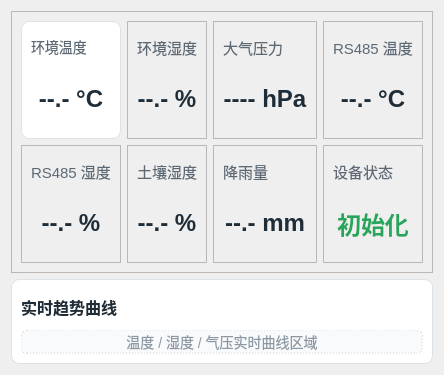
           <widget class="QWidget" name="realtimePage">
            <property name="styleSheet">
             <string notr="true">QWidget#realtimePage {
    background-color: rgb(242, 245, 247);
}</string>
            </property>
            <layout class="QVBoxLayout" name="verticalLayout_3">
             <item>
              <widget class="QFrame" name="sensorCardsFrame">
               <property name="styleSheet">
                <string notr="true">QFrame#sensorCardsFrame {
    background-color: transparent;
    border: none;
}

QFrame#sensorCardsFrame &gt; QFrame {
    background-color: white;
    border: 1px solid rgb(220, 227, 232);
    border-radius: 8px;
}

QFrame#sensorCardsFrame QLabel {
    background-color: transparent;
    border: none;
}</string>
               </property>
               <property name="frameShape">
                <enum>QFrame::Shape::StyledPanel</enum>
               </property>
               <property name="frameShadow">
                <enum>QFrame::Shadow::Raised</enum>
               </property>
               <layout class="QGridLayout" name="gridLayout">
                <item row="0" column="0">
                 <widget class="QFrame" name="bmeTemperatureCard">
                  <property name="styleSheet">
                   <string notr="true">QFrame#bmeTemperatureCard {
    background-color: white;
    border: 1px solid rgb(220, 227, 232);
    border-radius: 8px;
}

QLabel#bmeTemperatureTitleLabel {
    color: rgb(92, 105, 117);
    border: none;
    font-size: 14px;
}

QLabel#bmeTemperatureValueLabel {
    color: rgb(31, 45, 56);
    border: none;
    font-size: 24px;
    font-weight: 600;
}</string>
                  </property>
                  <property name="frameShape">
                   <enum>QFrame::Shape::StyledPanel</enum>
                  </property>
                  <property name="frameShadow">
                   <enum>QFrame::Shadow::Raised</enum>
                  </property>
                  <layout class="QVBoxLayout" name="verticalLayout_5">
                   <item>
                    <widget class="QLabel" name="bmeTemperatureTitleLabel">
                     <property name="minimumSize">
                      <size>
                       <width>0</width>
                       <height>32</height>
                      </size>
                     </property>
                     <property name="font">
                      <font>
                       <pointsize>-1</pointsize>
                      </font>
                     </property>
                     <property name="styleSheet">
                      <string notr="true">color: rgb(92, 105, 117);</string>
                     </property>
                     <property name="text">
                      <string>环境温度</string>
                     </property>
                    </widget>
                   </item>
                   <item>
                    <widget class="QLabel" name="bmeTemperatureValueLabel">
                     <property name="minimumSize">
                      <size>
                       <width>0</width>
                       <height>60</height>
                      </size>
                     </property>
                     <property name="font">
                      <font>
                       <pointsize>-1</pointsize>
                       <fontweight>DemiBold</fontweight>
                      </font>
                     </property>
                     <property name="styleSheet">
                      <string notr="true">color: rgb(31, 45, 56);</string>
                     </property>
                     <property name="text">
                      <string>--.- °C</string>
                     </property>
                     <property name="alignment">
                      <set>Qt::AlignmentFlag::AlignCenter</set>
                     </property>
                    </widget>
                   </item>
                  </layout>
                 </widget>
                </item>
                <item row="0" column="1">
                 <widget class="QFrame" name="bmeHumidityCard">
                  <property name="frameShape">
                   <enum>QFrame::Shape::StyledPanel</enum>
                  </property>
                  <property name="frameShadow">
                   <enum>QFrame::Shadow::Raised</enum>
                  </property>
                  <layout class="QVBoxLayout" name="verticalLayout_6">
                   <item>
                    <widget class="QLabel" name="bmeHumidityTitleLabel">
                     <property name="minimumSize">
                      <size>
                       <width>0</width>
                       <height>32</height>
                      </size>
                     </property>
                     <property name="font">
                      <font>
                       <pointsize>11</pointsize>
                      </font>
                     </property>
                     <property name="styleSheet">
                      <string notr="true">color: rgb(92, 105, 117);</string>
                     </property>
                     <property name="text">
                      <string>环境湿度</string>
                     </property>
                    </widget>
                   </item>
                   <item>
                    <widget class="QLabel" name="bmeHumidityValueLabel">
                     <property name="minimumSize">
                      <size>
                       <width>0</width>
                       <height>60</height>
                      </size>
                     </property>
                     <property name="font">
                      <font>
                       <pointsize>18</pointsize>
                       <bold>true</bold>
                      </font>
                     </property>
                     <property name="styleSheet">
                      <string notr="true">color: rgb(31, 45, 56);</string>
                     </property>
                     <property name="text">
                      <string>--.- %</string>
                     </property>
                     <property name="alignment">
                      <set>Qt::AlignmentFlag::AlignCenter</set>
                     </property>
                    </widget>
                   </item>
                  </layout>
                 </widget>
                </item>
                <item row="0" column="2">
                 <widget class="QFrame" name="pressureCard">
                  <property name="frameShape">
                   <enum>QFrame::Shape::StyledPanel</enum>
                  </property>
                  <property name="frameShadow">
                   <enum>QFrame::Shadow::Raised</enum>
                  </property>
                  <layout class="QVBoxLayout" name="verticalLayout_7">
                   <item>
                    <widget class="QLabel" name="pressureTitleLabel">
                     <property name="minimumSize">
                      <size>
                       <width>0</width>
                       <height>32</height>
                      </size>
                     </property>
                     <property name="font">
                      <font>
                       <pointsize>11</pointsize>
                      </font>
                     </property>
                     <property name="styleSheet">
                      <string notr="true">color: rgb(92, 105, 117);</string>
                     </property>
                     <property name="text">
                      <string>大气压力</string>
                     </property>
                    </widget>
                   </item>
                   <item>
                    <widget class="QLabel" name="pressureValueLabel">
                     <property name="minimumSize">
                      <size>
                       <width>0</width>
                       <height>60</height>
                      </size>
                     </property>
                     <property name="font">
                      <font>
                       <pointsize>18</pointsize>
                       <bold>true</bold>
                      </font>
                     </property>
                     <property name="styleSheet">
                      <string notr="true">color: rgb(31, 45, 56);</string>
                     </property>
                     <property name="text">
                      <string>---- hPa</string>
                     </property>
                     <property name="alignment">
                      <set>Qt::AlignmentFlag::AlignCenter</set>
                     </property>
                    </widget>
                   </item>
                  </layout>
                 </widget>
                </item>
                <item row="0" column="3">
                 <widget class="QFrame" name="rs485TemperatureCard">
                  <property name="frameShape">
                   <enum>QFrame::Shape::StyledPanel</enum>
                  </property>
                  <property name="frameShadow">
                   <enum>QFrame::Shadow::Raised</enum>
                  </property>
                  <layout class="QVBoxLayout" name="verticalLayout_11">
                   <item>
                    <widget class="QLabel" name="rs485TemperatureTitleLabel">
                     <property name="minimumSize">
                      <size>
                       <width>0</width>
                       <height>32</height>
                      </size>
                     </property>
                     <property name="font">
                      <font>
                       <pointsize>11</pointsize>
                      </font>
                     </property>
                     <property name="styleSheet">
                      <string notr="true">color: rgb(92, 105, 117);</string>
                     </property>
                     <property name="text">
                      <string>RS485 温度</string>
                     </property>
                    </widget>
                   </item>
                   <item>
                    <widget class="QLabel" name="rs485TemperatureValueLabel">
                     <property name="minimumSize">
                      <size>
                       <width>0</width>
                       <height>60</height>
                      </size>
                     </property>
                     <property name="font">
                      <font>
                       <pointsize>18</pointsize>
                       <bold>true</bold>
                      </font>
                     </property>
                     <property name="styleSheet">
                      <string notr="true">color: rgb(31, 45, 56);</string>
                     </property>
                     <property name="text">
                      <string>--.- °C</string>
                     </property>
                     <property name="alignment">
                      <set>Qt::AlignmentFlag::AlignCenter</set>
                     </property>
                    </widget>
                   </item>
                  </layout>
                 </widget>
                </item>
                <item row="1" column="0">
                 <widget class="QFrame" name="rs485HumidityCard">
                  <property name="frameShape">
                   <enum>QFrame::Shape::StyledPanel</enum>
                  </property>
                  <property name="frameShadow">
                   <enum>QFrame::Shadow::Raised</enum>
                  </property>
                  <layout class="QVBoxLayout" name="verticalLayout_10">
                   <item>
                    <widget class="QLabel" name="rs485HumidityTitleLabel">
                     <property name="minimumSize">
                      <size>
                       <width>0</width>
                       <height>32</height>
                      </size>
                     </property>
                     <property name="font">
                      <font>
                       <pointsize>11</pointsize>
                      </font>
                     </property>
                     <property name="styleSheet">
                      <string notr="true">color: rgb(92, 105, 117);</string>
                     </property>
                     <property name="text">
                      <string>RS485 湿度</string>
                     </property>
                    </widget>
                   </item>
                   <item>
                    <widget class="QLabel" name="rs485HumidityValueLabel">
                     <property name="minimumSize">
                      <size>
                       <width>0</width>
                       <height>60</height>
                      </size>
                     </property>
                     <property name="font">
                      <font>
                       <pointsize>18</pointsize>
                       <bold>true</bold>
                      </font>
                     </property>
                     <property name="styleSheet">
                      <string notr="true">color: rgb(31, 45, 56);</string>
                     </property>
                     <property name="text">
                      <string>--.- %</string>
                     </property>
                     <property name="alignment">
                      <set>Qt::AlignmentFlag::AlignCenter</set>
                     </property>
                    </widget>
                   </item>
                  </layout>
                 </widget>
                </item>
                <item row="1" column="1">
                 <widget class="QFrame" name="soilHumidityCard">
                  <property name="frameShape">
                   <enum>QFrame::Shape::StyledPanel</enum>
                  </property>
                  <property name="frameShadow">
                   <enum>QFrame::Shadow::Raised</enum>
                  </property>
                  <layout class="QVBoxLayout" name="verticalLayout_12">
                   <item>
                    <widget class="QLabel" name="soilHumidityTitleLabel">
                     <property name="minimumSize">
                      <size>
                       <width>0</width>
                       <height>32</height>
                      </size>
                     </property>
                     <property name="font">
                      <font>
                       <pointsize>11</pointsize>
                      </font>
                     </property>
                     <property name="styleSheet">
                      <string notr="true">color: rgb(92, 105, 117);</string>
                     </property>
                     <property name="text">
                      <string>土壤湿度</string>
                     </property>
                    </widget>
                   </item>
                   <item>
                    <widget class="QLabel" name="soilHumidityValueLabel">
                     <property name="minimumSize">
                      <size>
                       <width>0</width>
                       <height>60</height>
                      </size>
                     </property>
                     <property name="font">
                      <font>
                       <pointsize>18</pointsize>
                       <bold>true</bold>
                      </font>
                     </property>
                     <property name="styleSheet">
                      <string notr="true">color: rgb(31, 45, 56);</string>
                     </property>
                     <property name="text">
                      <string>--.- %</string>
                     </property>
                     <property name="alignment">
                      <set>Qt::AlignmentFlag::AlignCenter</set>
                     </property>
                    </widget>
                   </item>
                  </layout>
                 </widget>
                </item>
                <item row="1" column="2">
                 <widget class="QFrame" name="rainStatusCard">
                  <property name="frameShape">
                   <enum>QFrame::Shape::StyledPanel</enum>
                  </property>
                  <property name="frameShadow">
                   <enum>QFrame::Shadow::Raised</enum>
                  </property>
                  <layout class="QVBoxLayout" name="verticalLayout_8">
                   <item>
                    <widget class="QLabel" name="rainfallTitleLabel">
                     <property name="minimumSize">
                      <size>
                       <width>0</width>
                       <height>32</height>
                      </size>
                     </property>
                     <property name="font">
                      <font>
                       <pointsize>11</pointsize>
                      </font>
                     </property>
                     <property name="styleSheet">
                      <string notr="true">color: rgb(92, 105, 117);</string>
                     </property>
                     <property name="text">
                      <string>降雨量</string>
                     </property>
                    </widget>
                   </item>
                   <item>
                    <widget class="QLabel" name="rainfallValueLabel">
                     <property name="minimumSize">
                      <size>
                       <width>0</width>
                       <height>60</height>
                      </size>
                     </property>
                     <property name="font">
                      <font>
                       <pointsize>18</pointsize>
                       <bold>true</bold>
                      </font>
                     </property>
                     <property name="styleSheet">
                      <string notr="true">color: rgb(31, 45, 56);</string>
                     </property>
                     <property name="text">
                      <string>--.- mm</string>
                     </property>
                     <property name="alignment">
                      <set>Qt::AlignmentFlag::AlignCenter</set>
                     </property>
                    </widget>
                   </item>
                  </layout>
                 </widget>
                </item>
                <item row="1" column="3">
                 <widget class="QFrame" name="deviceStatusCard">
                  <property name="frameShape">
                   <enum>QFrame::Shape::StyledPanel</enum>
                  </property>
                  <property name="frameShadow">
                   <enum>QFrame::Shadow::Raised</enum>
                  </property>
                  <layout class="QVBoxLayout" name="verticalLayout_9">
                   <item>
                    <widget class="QLabel" name="deviceStatusTitleLabel">
                     <property name="minimumSize">
                      <size>
                       <width>0</width>
                       <height>32</height>
                      </size>
                     </property>
                     <property name="font">
                      <font>
                       <pointsize>11</pointsize>
                      </font>
                     </property>
                     <property name="styleSheet">
                      <string notr="true">color: rgb(92, 105, 117);</string>
                     </property>
                     <property name="text">
                      <string>设备状态</string>
                     </property>
                    </widget>
                   </item>
                   <item>
                    <widget class="QLabel" name="deviceStatusValueLabel">
                     <property name="minimumSize">
                      <size>
                       <width>0</width>
                       <height>60</height>
                      </size>
                     </property>
                     <property name="font">
                      <font>
                       <pointsize>18</pointsize>
                       <bold>true</bold>
                      </font>
                     </property>
                     <property name="styleSheet">
                      <string notr="true">color: rgb(38, 166, 91);</string>
                     </property>
                     <property name="text">
                      <string>初始化</string>
                     </property>
                     <property name="alignment">
                      <set>Qt::AlignmentFlag::AlignCenter</set>
                     </property>
                    </widget>
                   </item>
                  </layout>
                 </widget>
                </item>
               </layout>
              </widget>
             </item>
             <item>
              <widget class="QFrame" name="chartPreviewFrame">
               <property name="styleSheet">
                <string notr="true">QFrame#chartPreviewFrame {
    background-color: white;
    border: 1px solid rgb(220, 227, 232);
    border-radius: 8px;
}

QLabel#chartTitleLabel {
    color: rgb(31, 45, 56);
    border: none;
    font-size: 16px;
    font-weight: 600;
}

QLabel#chartPlaceholderLabel {
    color: rgb(140, 152, 163);
    background-color: rgb(248, 250, 251);
    border: 1px dashed rgb(205, 214, 221);
    border-radius: 6px;
    font-size: 14px;
}</string>
               </property>
               <property name="frameShape">
                <enum>QFrame::Shape::StyledPanel</enum>
               </property>
               <property name="frameShadow">
                <enum>QFrame::Shadow::Raised</enum>
               </property>
               <layout class="QVBoxLayout" name="verticalLayout_13">
                <item>
                 <widget class="QLabel" name="chartTitleLabel">
                  <property name="minimumSize">
                   <size>
                    <width>0</width>
                    <height>35</height>
                   </size>
                  </property>
                  <property name="text">
                   <string>实时趋势曲线</string>
                  </property>
                 </widget>
                </item>
                <item>
                 <widget class="QLabel" name="chartPlaceholderLabel">
                  <property name="sizePolicy">
                   <sizepolicy hsizetype="Preferred" vsizetype="Expanding">
                    <horstretch>0</horstretch>
                    <verstretch>0</verstretch>
                   </sizepolicy>
                  </property>
                  <property name="text">
                   <string>温度 / 湿度 / 气压实时曲线区域</string>
                  </property>
                  <property name="alignment">
                   <set>Qt::AlignmentFlag::AlignCenter</set>
                  </property>
                 </widget>
                </item>
               </layout>
              </widget>
             </item>
            </layout>
           </widget>
